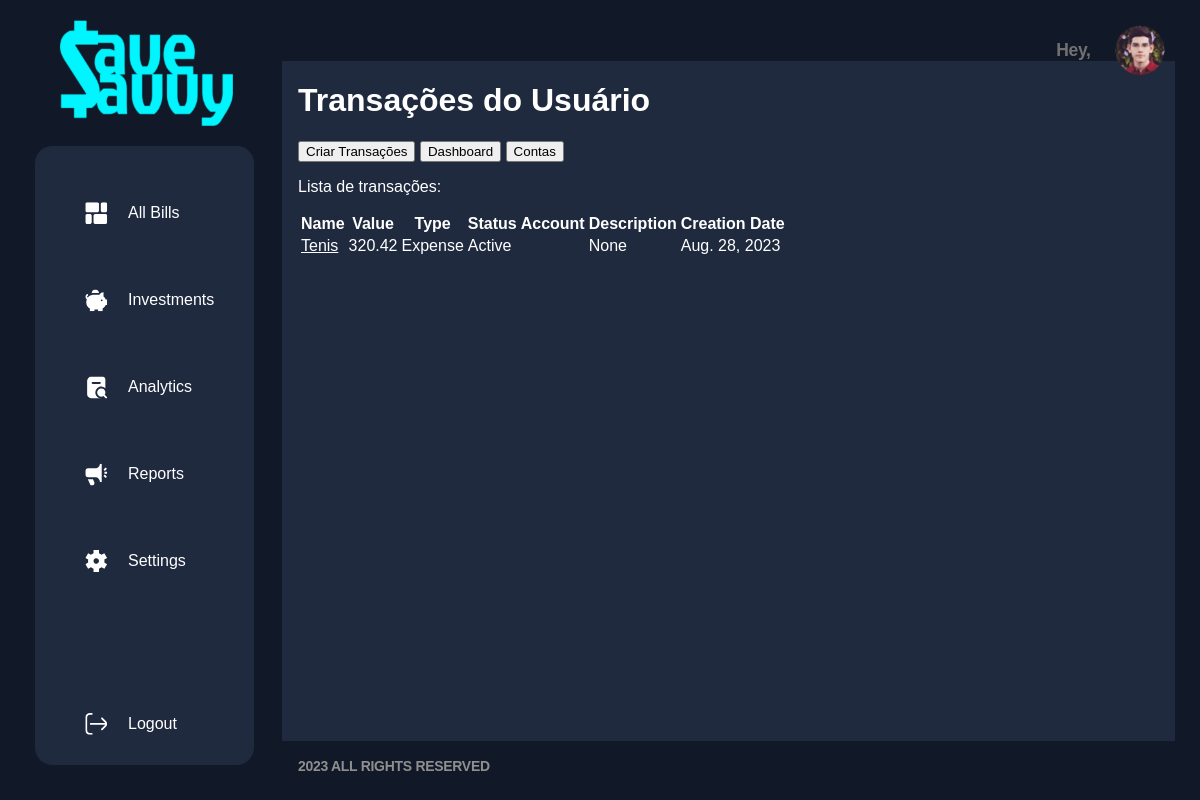
/transactions/ (signed in), run on the app's committed database.
### transactions/models.py (models this page shows, shortened)
class Transactions(models.Model):
    idUser = models.ForeignKey(User, on_delete=models.CASCADE)
    transactionName = models.CharField(max_length=100)
    transactionDescription = models.CharField(max_length=100, null=True)
    value = models.DecimalField(max_digits=19, decimal_places=2, default=0.00)
    idType = models.ForeignKey(TransactionType, on_delete=models.PROTECT, default=1)
    idStatus = models.ForeignKey(TransactionStatus, on_delete=models.SET(2), default=1)
    idCategory = models.ForeignKey(TransactionCategory, on_delete=models.SET(1), null=True)
    idTransactionAccount = models.ForeignKey(TransactionAccount, on_delete=models.PROTECT, null=True)
    idRepeatable = models.ForeignKey(TransactionRepeatability, on_delete=models.SET(1), null=True)
    creationDate = models.DateField(default=date.today)

class TransactionType(models.Model):
    type = models.CharField(max_length=10)
    def __str__(self):
        return self.type

class TransactionStatus(models.Model):
    status = models.CharField(max_length=10)
    def __str__(self):
        return self.status

### transactions/views.py (the view)
# urls.py: path('', views.userTransactions, name='Alltransactions'),
@login_required
def userTransactions(request):
    user_data = userData(request)
    all_transactions = Transactions.objects.all().values()
    user_transactions = Transactions.objects.filter(idUser=user_data['current_user_id'])
    template = loader.get_template('alltransactions.html')
    context = {
       'current_user_id' : user_data['current_user_id'],
       'current_user_name' : user_data['current_user_name'],
       'user_transactions': user_transactions,
       'all_transactions': all_transactions,
    }
    return HttpResponse(template.render(context, request))

### transactions/views.py (called while the page is built)
@login_required
def userData(request):
  current_user_name = request.user.first_name
  current_user_id = request.user
  context = {
       'current_user_id' : current_user_id,
       'current_user_name' : current_user_name}
  return(context)

### transactions/templates/alltransactions.html (shortened to what this page needs)
{% extends 'master_transactions.html' %}
{% block content %}
  <h1>Transações do Usuário</h1>
  <button onClick="location.href='/transactions/create'" type="button">Criar Transações</button>
  <button onClick="location.href='/transactions/dashboard'" type="button">Dashboard</button>
  <button onClick="location.href='/transactions/accounts'" type="button">Contas</button>
  <p>Lista de transações:</p>
  <table>
    <tr>
      <th>Name</th>
      <th>Value</th>
      <th>Type</th>
      <th>Status</th>
      <th>Account</th>
      <th>Description</th>
      <th>Creation Date</th>
    </tr>
    {% for y in user_transactions %}
    <tr>
      <td><a href="details/{{y.id}}">{{ y.transactionName }}</a></td>
      <td>{{ y.value }}</td>
      <td>{{ y.idType }}</td>
      <td>{{ y.idStatus }}</td>
      <td>{{ y.idTransactionAccount.accountName }}</td>
      <td>{{ y.transactionDescription }}</td>
      <td>{{ y.creationDate }}</td>
    </tr>
    {% endfor %}
  </table>
{% endblock %}

### error_finances/static/master-menu/styles.css (style rules this page uses)
body { margin: 0; padding: 0; background-color: #111827; font-family: Arial, sans-serif; }
.right-container a { color: white; }

### data on the page
Transactions: transactionName "Tenis", value "320.42", idType "Expense", idStatus "Active", transactionDescription "None", creationDate "Aug. 28, 2023"
